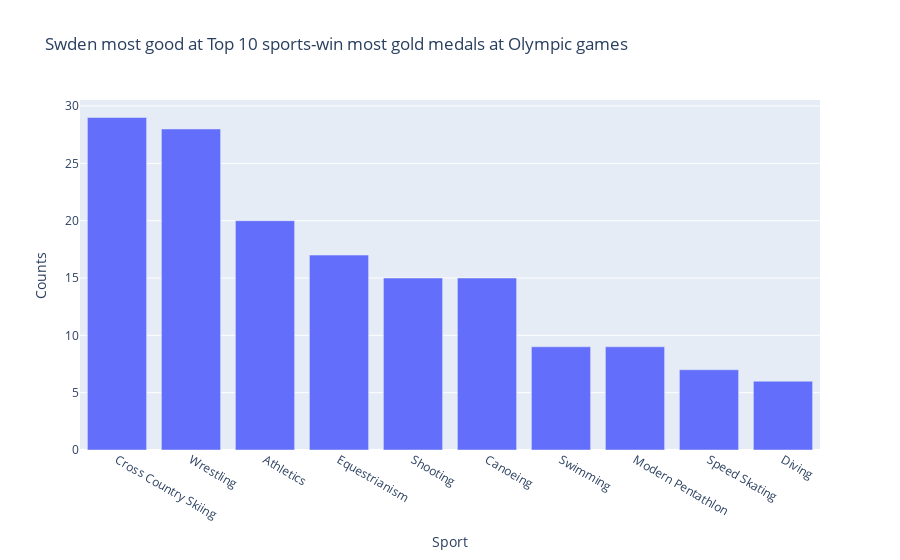

This figure's notebook cell:
### Code cell
fig=px.bar(sweden_sport_gold,x="Sport",y="Counts",title=" Swden most good at Top 10 sports-win most gold medals at Olympic games")
fig.show()

### Figure 1 — Plotly figure (JSON) as saved in the notebook; plotly's stock layout.template omitted (floating-point values rounded to 4 significant figures)
{"data": [{"alignmentgroup": "True", "hovertemplate": "Sport=%{x}<br>Counts=%{y}<extra></extra>", "legendgroup": "", "marker": {"color": "#636efa", "pattern": {"shape": ""}}, "name": "", "offsetgroup": "", "orientation": "v", "showlegend": false, "textposition": "auto", "type": "bar", "x": ["Cross Country Skiing", "Wrestling", "Athletics", "Equestrianism", "Shooting", "Canoeing", "Swimming", "Modern Pentathlon", "Speed Skating", "Diving"], "xaxis": "x", "y": [29, 28, 20, 17, 15, 15, 9, 9, 7, 6], "yaxis": "y"}], "layout": {"barmode": "relative", "legend": {"tracegroupgap": 0}, "title": {"text": " Swden most good at Top 10 sports-win most gold medals at Olympic games"}, "xaxis": {"anchor": "y", "domain": [0, 1], "title": {"text": "Sport"}}, "yaxis": {"anchor": "x", "domain": [0, 1], "title": {"text": "Counts"}}}}
